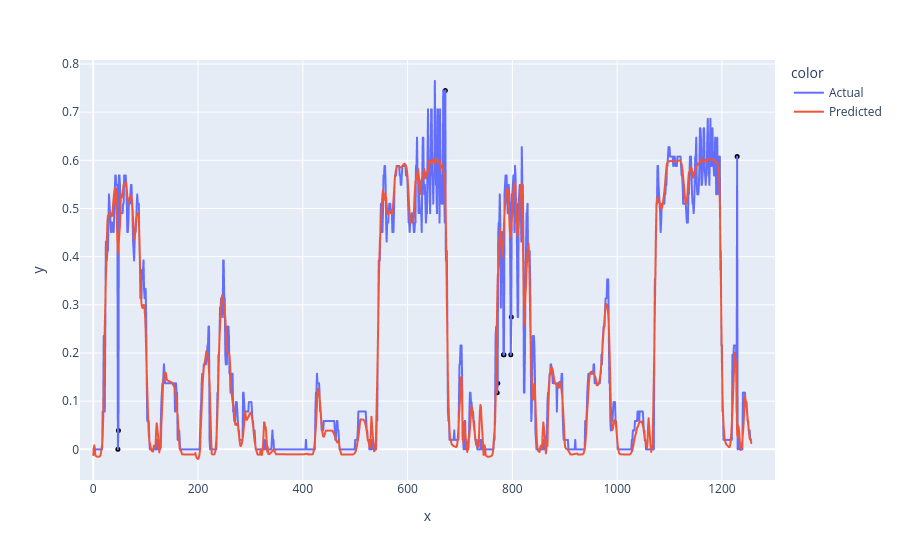

The cell this chart's notebook holds for it:
### Code cell
display_prediction(X_test, predicted_load_test, 4, mean, std, 2)

### Figure 1 — Plotly figure (JSON) as saved in the notebook; plotly's stock layout.template omitted (floating-point values rounded to 4 significant figures; data arrays with more than 128 entries replaced by an {"elided": "..."} marker saying what was removed)
{"data": [{"hovertemplate": "color=Actual<br>x=%{x}<br>y=%{y}<extra></extra>", "legendgroup": "Actual", "line": {"color": "#636efa", "dash": "solid"}, "marker": {"symbol": "circle"}, "mode": "lines", "name": "Actual", "showlegend": true, "type": "scattergl", "x": {"elided": "1257 int values"}, "xaxis": "x", "y": {"elided": "1257 float values"}, "yaxis": "y"}, {"hovertemplate": "color=Predicted<br>x=%{x}<br>y=%{y}<extra></extra>", "legendgroup": "Predicted", "line": {"color": "#EF553B", "dash": "solid"}, "marker": {"symbol": "circle"}, "mode": "lines", "name": "Predicted", "showlegend": true, "type": "scattergl", "x": {"elided": "1257 int values"}, "xaxis": "x", "y": {"elided": "1257 float values"}, "yaxis": "y"}, {"hovertemplate": "x=%{x}<br>y=%{y}<extra></extra>", "legendgroup": "", "marker": {"color": "black", "size": 5, "symbol": "circle"}, "mode": "markers", "name": "", "orientation": "v", "showlegend": false, "type": "scatter", "x": [47, 48, 672, 771, 772, 783, 784, 797, 798, 1229], "xaxis": "x", "y": [0, 0.03922, 0.7451, 0.1176, 0.1373, 0.1961, 0.1961, 0.1961, 0.2745, 0.6078], "yaxis": "y"}], "layout": {"legend": {"title": {"text": "color"}, "tracegroupgap": 0}, "margin": {"t": 60}, "xaxis": {"anchor": "y", "domain": [0, 1], "title": {"text": "x"}}, "yaxis": {"anchor": "x", "domain": [0, 1], "title": {"text": "y"}}}}
